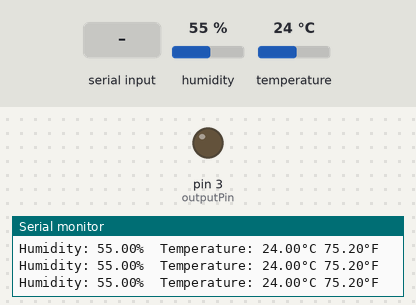
Bench run of a sketch on a simulated Arduino Uno, built with avr-gcc and run on an emulated ATmega328P. Parts: output pins drawn as LEDs (lit = HIGH), the last lines printed to the serial monitor. The test bench sets the inputs (shaded band); at power-on: humidity 55 %, temperature 24 °C.

Above: at 1.2 s.
1.3 s: "90,45\n" received over Serial
At 2.3 s:
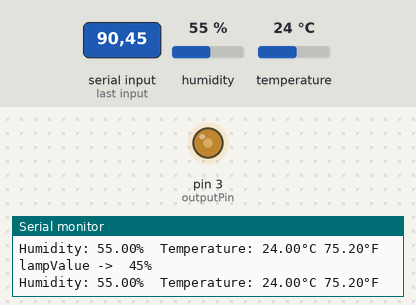
3.5 s: "5\n" received over Serial
At 4.7 s:
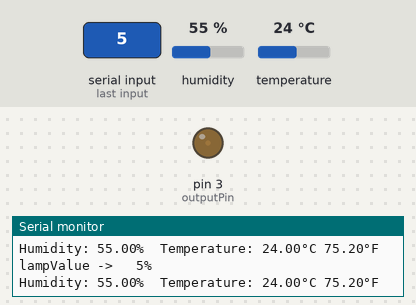
5.3 s: "30,150\n" received over Serial
At 7.4 s:
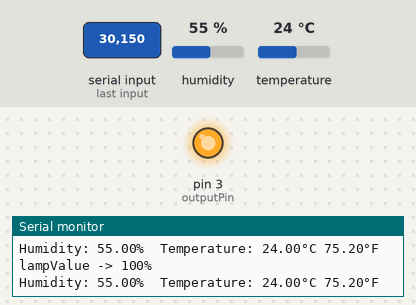
Timing chart, 0 to 8.9 s (numbered marks = the images above; inputs shaded):
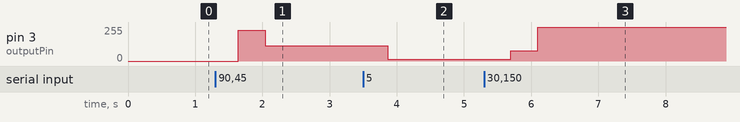

Measured:
- after the input at 1.3 s, pin 3 (outputPin): 0/255 → 229/255 after 0.34 s, → 114/255 0.40 s later
- after the input at 3.5 s, pin 3 (outputPin): 114/255 → 12/255 after 0.37 s
- after the input at 5.3 s, pin 3 (outputPin): 12/255 → 76/255 after 0.39 s, → 255/255 0.40 s later

The sketch:

Uji_DimmerdanDHT.ino
```cpp
/**************
 *  RobotDyn
 *  Dimmer Library
 *  **************
 *
 * The following sketch is meant to define the dimming value through the serial port of the controller,
 * using USE_SERIAL.begin
 *    void printSpace() function is used for adding of space after functional data
 *    void loop()  serial port evaluator, used to register and define values in dimmer.setPower(outVal);
 *
 *
 *  ---------------------- OUTPUT & INPUT Pin table ---------------------
 *  +---------------+-------------------------+-------------------------+
 *  |   Board       | INPUT Pin               | OUTPUT Pin              |
 *  |               | Zero-Cross              |                         |
 *  +---------------+-------------------------+-------------------------+
 *  | Lenardo       | D7 (NOT CHANGABLE)      | D0-D6, D8-D13           |
 *  +---------------+-------------------------+-------------------------+
 *  | Mega          | D2 (NOT CHANGABLE)      | D0-D1, D3-D70           |
 *  +---------------+-------------------------+-------------------------+
 *  | Uno           | D2 (NOT CHANGABLE)      | D0-D1, D3-D20           |
 *  +---------------+-------------------------+-------------------------+
 *  | ESP8266       | D1(IO5),    D2(IO4),    | D0(IO16),   D1(IO5),    |
 *  |               | D5(IO14),   D6(IO12),   | D2(IO4),    D5(IO14),   |
 *  |               | D7(IO13),   D8(IO15),   | D6(IO12),   D7(IO13),   |
 *  |               |                         | D8(IO15)                |
 *  +---------------+-------------------------+-------------------------+
 *  | ESP32         | 4(GPI36),   6(GPI34),   | 8(GPO32),   9(GP033),   |
 *  |               | 5(GPI39),   7(GPI35),   | 10(GPIO25), 11(GPIO26), |
 *  |               | 8(GPO32),   9(GP033),   | 12(GPIO27), 13(GPIO14), |
 *  |               | 10(GPI025), 11(GPIO26), | 14(GPIO12), 16(GPIO13), |
 *  |               | 12(GPIO27), 13(GPIO14), | 23(GPIO15), 24(GPIO2),  |
 *  |               | 14(GPIO12), 16(GPIO13), | 25(GPIO0),  26(GPIO4),  |
 *  |               | 21(GPIO7),  23(GPIO15), | 27(GPIO16), 28(GPIO17), |
 *  |               | 24(GPIO2),  25(GPIO0),  | 29(GPIO5),  30(GPIO18), |
 *  |               | 26(GPIO4),  27(GPIO16), | 31(GPIO19), 33(GPIO21), |
 *  |               | 28(GPIO17), 29(GPIO5),  | 34(GPIO3),  35(GPIO1),  |
 *  |               | 30(GPIO18), 31(GPIO19), | 36(GPIO22), 37(GPIO23), |
 *  |               | 33(GPIO21), 35(GPIO1),  |                         |
 *  |               | 36(GPIO22), 37(GPIO23), |                         |
 *  +---------------+-------------------------+-------------------------+
 *  | Arduino M0    | D7 (NOT CHANGABLE)      | D0-D6, D8-D13           |
 *  | Arduino Zero  |                         |                         |
 *  +---------------+-------------------------+-------------------------+
 *  | Arduino Due   | D0-D53                  | D0-D53                  |
 *  +---------------+-------------------------+-------------------------+
 *  | STM32         | PA0-PA15,PB0-PB15       | PA0-PA15,PB0-PB15       |
 *  | Black Pill    | PC13-PC15               | PC13-PC15               |
 *  | BluePill      |                         |                         |
 *  | Etc...        |                         |                         |
 *  +---------------+-------------------------+-------------------------+
 */

#include <DHT.h>

#define DHTPIN 4     // Digital pin connected to the DHT sensor

#define DHTTYPE    DHT11     // DHT 11

DHT dht(DHTPIN, DHTTYPE);

#include <RBDdimmer.h>//

//#define USE_SERIAL  SerialUSB //Serial for boards whith USB serial port
#define USE_SERIAL  Serial
#define outputPin  3
#define zerocross  5 // for boards with CHANGEBLE input pins

//dimmerLamp dimmer(outputPin, zerocross); //initialase port for dimmer for ESP8266, ESP32, Arduino due boards
dimmerLamp dimmer(outputPin); //initialase port for dimmer for MEGA, Leonardo, UNO, Arduino M0, Arduino Zero

int outVal = 0;

void setup() {
  USE_SERIAL.begin(9600);
  dimmer.begin(NORMAL_MODE, ON); //dimmer initialisation: name.begin(MODE, STATE)
  USE_SERIAL.println("Dimmer Program is starting...");
  USE_SERIAL.println("Set value");

  dht.begin();
}

void printSpace(int val)
{
  if ((val / 100) == 0) USE_SERIAL.print(" ");
  if ((val / 10) == 0) USE_SERIAL.print(" ");
}

void loop() {

  float h = dht.readHumidity();
  // Read temperature as Celsius (the default)
  float t = dht.readTemperature();
  // Read temperature as Fahrenheit (isFahrenheit = true)
  float f = dht.readTemperature(true);

  Serial.print(F("Humidity: "));
  Serial.print(h);
  Serial.print(F("%  Temperature: "));
  Serial.print(t);
  Serial.print(F("°C "));
  Serial.print(f);
  Serial.println(F("°F"));


  int preVal = outVal;

  if (USE_SERIAL.available())
  {
    int buf = USE_SERIAL.parseInt();
    if (buf != 0) outVal = buf;
    delay(200);
  }
  dimmer.setPower(outVal); // setPower(0-100%);

  if (preVal != outVal)
  {
    USE_SERIAL.print("lampValue -> ");
    printSpace(dimmer.getPower());
    USE_SERIAL.print(dimmer.getPower());
    USE_SERIAL.println("%");

  }
  delay(200);
}
```
